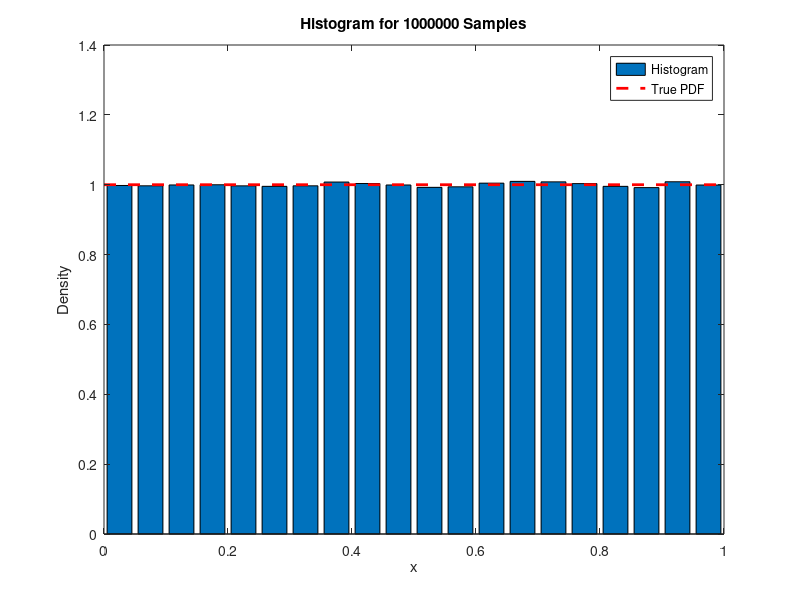

Recreate this plot in MATLAB.
sample_sizes = [1e3, 1e4, 1e6];

for i = 1:length(sample_sizes)
    XX = rand(sample_sizes(i), 1);
    [count_number, center_pos] = hist(XX, 20);
    bar(center_pos, count_number / (sample_sizes(i) * (center_pos(2) - center_pos(1))));
    title(['Histogram for ', num2str(sample_sizes(i)), ' Samples']);
    xlabel('x');
    ylabel('Density');
    hold on;
    plot([0 1], [1 1], 'r--', 'LineWidth', 2);
    legend('Histogram', 'True PDF');
    hold off;
    pause;
end
